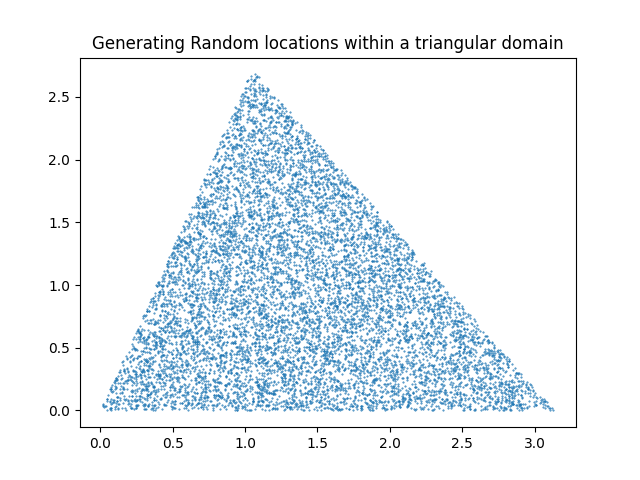

The script that drew this image:
import math
import random

import matplotlib.pyplot as plt

def trisample(A, B, C):
    """
    Given three vertices A, B, C, 
    sample point uniformly in the triangle
    """
    r1 = random.random()
    r2 = random.random()

    s1 = math.sqrt(r1)

    x = A[0] * (1.0 - s1) + B[0] * (1.0 - r2) * s1 + C[0] * r2 * s1
    y = A[1] * (1.0 - s1) + B[1] * (1.0 - r2) * s1 + C[1] * r2 * s1

    return (x, y)

random.seed(312345)
A = (0, 0)
B = (math.pi, 0)
C = (math.pi/3, math.e)
points = [trisample(A, B, C) for _ in range(10000)]

xx, yy = zip(*points)
plt.title("Generating Random locations within a triangular domain")
plt.scatter(xx, yy, s=0.2)
plt.show()
